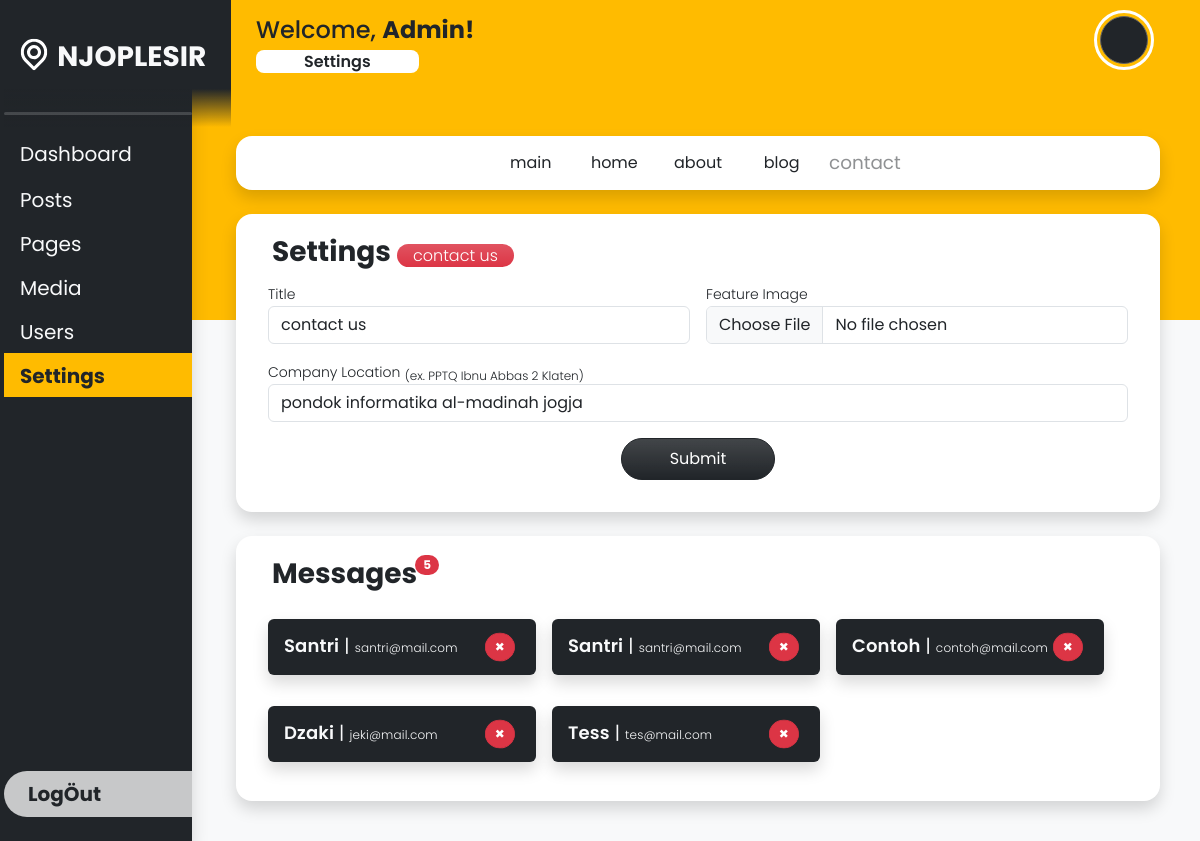
Screenshot of /edit_contact_us.php (signed in) with the database file from the repository.
### tables this page shows
CREATE TABLE `daftar_user` (
  `id` int NOT NULL AUTO_INCREMENT,
  `firstName` varchar(100) DEFAULT NULL,
  `lastName` varchar(100) DEFAULT NULL,
  `username` varchar(255) DEFAULT NULL,
  `email` varchar(255) DEFAULT NULL,
  `password` varchar(255) DEFAULT NULL,
  `photoProfileName` varchar(255) DEFAULT NULL,
  `role` varchar(255) DEFAULT NULL,
  `passwordRaw` varchar(255) DEFAULT NULL,
  PRIMARY KEY (`id`)
);

CREATE TABLE `set_contact` (
  `id` int NOT NULL AUTO_INCREMENT,
  `title` varchar(255) DEFAULT NULL,
  `featureImg` varchar(255) DEFAULT NULL,
  `locCompany` text,
  `dateSet` datetime DEFAULT NULL,
  PRIMARY KEY (`id`)
);

CREATE TABLE `message` (
  `id` int NOT NULL AUTO_INCREMENT,
  `name` varchar(255) DEFAULT NULL,
  `email` varchar(255) DEFAULT NULL,
  `message` text,
  `date` datetime DEFAULT NULL,
  PRIMARY KEY (`id`)
);

### edit_contact_us.php (the view, shortened to what this page needs)
<?php
    if(!isset($_SESSION['login'])) {
        header("location:login.php");
        exit;
    } else {
        $id_login = $_SESSION['id'];
    }
    include "koneksi.php"; global $conn;
    $query_login = mysqli_query($conn, "SELECT * FROM daftar_user WHERE id = $id_login");
    $result_login = mysqli_fetch_assoc($query_login);
    $query_msg = "SELECT * FROM message order by date DESC";
    $result_msg = mysqli_query($conn, $query_msg);
?>
<!DOCTYPE html>
<html lang="en">
<head>
    <link
        href="https://cdn.jsdelivr.net/npm/bootstrap@5.3.0-alpha1/dist/css/bootstrap.min.css"
        rel="stylesheet"
    />
</head>
<body class="bg-primary overflow-hidden bg-orange">
    <div class="row vh-100 bg-light">
    <div class="col-2 vh-100 bg-dark overflow-hidden shadow z-3 d-flex flex-column justify-content-between align-items-start p-0 ps-3">
            <div class="d-flex flex-column justify-content-start align-items-start w-100 position-relative overflow-y-auto sidebar">
                <div id="logoCompany" class="d-flex justify-content-center align-items-center">
                    <a href="dashboard.php" class="nav-link" style="transform:translateX(-7px) translateY(7px)">
                        <span class="fs-3 fw-bold text-light">NJOPLESIR</span>
                    </a>
                </div>
                <hr class="lineGray text-center w-100 bg-white border-0 rounded-3">
                <div class="nav-side text-white w-100 pb-2">
                    <a href="dashboard.php" class="nav-link w-100 fs-5 py-2 ps-3 fw-normal text-light">
                        Dashboard
                    </a>
                    <div onclick="dropdownActive(this)" class="nav-link position-relative fs-5 py-2 ps-3 fw-normal text-light dropdown">
                        <span class="lh-1 py-2">Posts</span>
                        <a href="post_all.php" class="nav-link fw-light"><li class="lh-1 py-2 fs-6">All Posts</li></a>
                    </div>
                    <div onclick="dropdownActive(this)" class="nav-link position-relative fs-5 py-2 ps-3 fw-normal text-light dropdown">
                        <span class="lh-1 py-2">Pages</span>
                        <a href="page_all.php" class="nav-link fw-light"><li class="lh-1 py-2 fs-6">All Pages</li></a>
                    </div>
                    <div onclick="dropdownActive(this)" class="nav-link position-relative fs-5 py-2 ps-3 fw-normal text-light dropdown">
                        <span class="lh-1 py-2">Media</span>
                        <a href="media_library.php" class="nav-link fw-light"><li class="lh-1 py-2 fs-6">Library</li></a>
                    </div>
                    <div onclick="dropdownActive(this)" class="nav-link position-relative fs-5 py-2 ps-3 fw-normal text-light dropdown">
                        <span class="lh-1 py-2">Users</span>
                        <a href="user_all.php" class="nav-link fw-light"><li class="lh-1 py-2 fs-6">All Users</li></a>
                    </div>
                    <a href="settings.php" class="nav-link position-relative fs-5 py-2 bg-orange ps-3 fw-bold text-dark dropdown">
                        <span class="lh-1 py-2">Settings</span>
                    </a>
                </div>
            </div>
            <a href="logout_process.php" class="nav-link bg-white bg-opacity-75 text-dark w-100 py-2 ps-4 fs-5 mb-4 rounded-5 rounded-end-0 fw-bold">
                Log&Ouml;ut
            </a>
        </div>
        <div class="col-10 vh-100 position-relative bg-light overflow-y-auto z-1 d-flex flex-column justify-content-start align-items-start p-0">
            <div class="weltext position-absolute top-0 d-flex justify-content-between align-items-start px-5 py-3 pb-5 w-100 bg-orange">
                <h4 class="text-dark ms-3">
                    Welcome,
                    <span class="fw-bold"><?= ucwords($result_login['username']) ?>!</span>
                    <br>
                    <span class="fs-6 fw-semibold bg-white rounded-3 px-5">
                        Settings
                    </span>
                </h4>
                <div class="d-flex justify-content-end align-items-center">
                    <div onclick="dropdownProfile(this)" class="profile me-3 rounded-circle bg-dark position-relative" style="background-image:url('./assets/library_image/<?= $result_login['photoProfileName'] ?>')">
                    </div>
                </div>
            </div>
            <div class="position-absolute z-2 w-100 main">
                <div class="w-100 vh-auto row px-5 py-2 my-2">
                    <div class="bg-white col-12 p-2 mx-2 rounded-4 row justify-content-center shadow mb-4 text-center">
                        <a href="settings.php" class="col-1 column-center btn btn-white mx-1 hov-set">
                            <span>main</span>
                        </a>
                        <a href="edit_home.php" class="col-1 column-center btn btn-white mx-1 hov-set">
                            <span>home</span>
                        </a>
                        <a href="edit_about_us.php" class="col-1 column-center btn btn-white mx-1 hov-set">
                            <span>about</span>
                        </a>
                        <a href="edit_blog.php" class="col-1 column-center btn btn-white mx-1 hov-set">
                            <span>blog</span>
                        </a>
                        <a href="edit_contact_us.php" class="col-1 column-center btn btn-white mx-1 hov-set" style="opacity: .5; scale: 1.15;">
                            <span>contact</span>
                        </a>
                    </div>
                    <form method="POST" action="set_contact_process.php" enctype="multipart/form-data" class="bg-white col-12 p-4 mx-2 rounded-4 row shadow mb-4">
                        <div class="w-100">
                            <h3 class="text-dark fw-bold lh-1">
                                Settings
                                <span class="text-white fw-light border-0 bg-danger bg-gradient px-3 fs-6 py-0 rounded-5" style="user-select: none;">
                                    contact us
                                </span>
                            </h3>
                        </div>
                        <?php
                        $query_contact = mysqli_query($conn, "SELECT * FROM set_contact ORDER BY dateSet DESC LIMIT 1");
                        $result_contact = mysqli_fetch_assoc($query_contact);
                        ?>
                        <div class="col-6 px-2 my-2">
                            <label class="fw-light" for="titleFeatureContact"><small>Title</small></label>
                            <input type="text" name="titleFeatureContact" id="titleFeatureContact" class="form-control" value="<?= $result_contact['title'] ?>" required>
                        </div>
                        <div class="col-6 px-2 my-2">
                            <label class="fw-light" for="featureImage"><small>Feature Image</small></label>
                            <input type="file" name="featureImage" id="featureImage" class="form-control" onchange="readURL(event)" accept="image/*" value="" required>
                        </div>
                        <div class="col-12 px-2 my-2">
                            <label class="fw-light" for="locCompany">
                                <small>Company Location</small>
                                <sub>(ex. PPTQ Ibnu Abbas 2 Klaten)</sub>
                            </label>
                            <input type="text" name="locCompany" id="locCompany" class="form-control" value="<?= $result_contact['locCompany'] ?>" required>
                        </div>
                        <div class="col-12 px-2 text-center my-2">
                            <input type="submit" name="submitSettings" id="submitSettings" class="btn btn-dark bg-gradient p-2 px-5 rounded-5" value="Submit">
                        </div>
                    </form>
                    <div class="bg-white col-12 p-4 mx-2 rounded-4 row shadow mb-4">
                        <?php
                            $count_msg = mysqli_num_rows($result_msg);
                        ?>
                        <h3 class="text-dark fw-bold lh-1 position-relative">
                            Messages<span class="fs-7 position-absolute bg-danger rounded-pill text-white px-2 py-1"
                            style="left:9.7rem; top:-5px; user-select:none;"><?= $count_msg ?></span>
                        </h3>
                        <div class="mt-2 w-100 row">
                            <?php
                            while($data_msg = mysqli_fetch_assoc($result_msg)) {
                            ?>
                            <div class="p-1 px-2 col-4">
                                <div class="content-question bg-dark text-light shadow rounded-2 w-100" data-aos="fade-up" data-aos-duration="800">
                                    <div class="question d-flex justify-content-between px-3 py-2">
                                        <div>
                                            <span class="fw-semibold text-capitalize word-break"><?= $data_msg['name'] ?></span> |
                                            <a href="mailto:jeki@mail.com?subject=NJOTRAVEL%20berterima%20kasih&body=Terima kasih%20sudah%20memberi%20pesan%20dan%20saran%20kepada%20kami,%20NJOTRAVEL" class="fs-7 fw-light text-decoration-none text-light toEmail" target="_blank"><?= $data_msg['email'] ?>
                                            </a>
                                        </div>
                                        <a href="delete_msg_process.php?id=<?= $data_msg['id'] ?>" class="btn btn-danger rounded-circle" style="scale: 0.75;">✖</a>
                                    </div>
                                </div>
                            </div>
                            <?php }; ?>
                        </div>
                    </div>
                </div>
            </div>
        </div>
    </div>
</body>
</html>

### rows the page displays
daftar_user: username "Admin"
set_contact: titleFeatureContact "contact us", locCompany "pondok informatika al-madinah jogja"
message: name "Santri", email "santri@mail.com"
message: name "Santri", email "santri@mail.com"
message: name "Contoh", email "contoh@mail.com"
message: name "Dzaki", email "jeki@mail.com"
message: name "Tess", email "tes@mail.com"

### other values shown
$count_msg "5"
